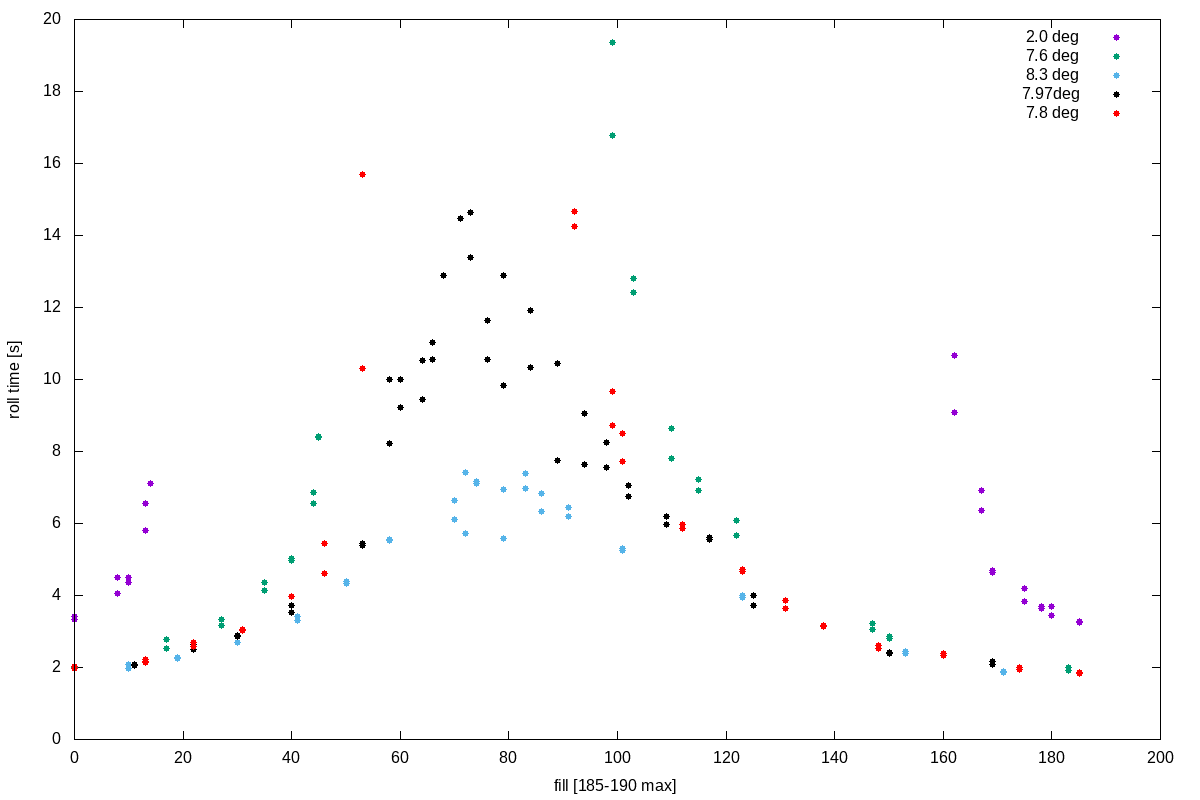

Write the gnuplot code that produced this figure.
#!/usr/bin/gnuplot -persist
#
#    
#    	G N U P L O T
#    	Version 5.2 patchlevel 6    last modified 2019-01-01 
#    
#    	Copyright (C) 1986-1993, 1998, 2004, 2007-2018
#    	Thomas Williams, Colin Kelley and many others
#    
#    	gnuplot home:     http://www.gnuplot.info
#    	faq, bugs, etc:   type "help FAQ"
#    	immediate help:   type "help"  (plot window: hit 'h')
# set terminal qt 0 font "Sans,9"
# set output
unset clip points
set clip one
unset clip two
set errorbars front 1.000000 
set border 31 front lt black linewidth 1.000 dashtype solid
set zdata 
set ydata 
set xdata 
set y2data 
set x2data 
set boxwidth
set style fill  empty border
set style rectangle back fc  bgnd fillstyle   solid 1.00 border lt -1
set style circle radius graph 0.02 
set style ellipse size graph 0.05, 0.03 angle 0 units xy
set dummy x, y
set format x "% h" 
set format y "% h" 
set format x2 "% h" 
set format y2 "% h" 
set format z "% h" 
set format cb "% h" 
set format r "% h" 
set ttics format "% h"
set timefmt "%d/%m/%y,%H:%M"
set angles radians
set tics back
unset grid
unset raxis
set theta counterclockwise right
set style parallel front  lt black linewidth 2.000 dashtype solid
set key title "" center
set key fixed right top vertical Right noreverse enhanced autotitle nobox
set key noinvert samplen 4 spacing 1 width 0 height 0 
set key maxcolumns 0 maxrows 0
set key noopaque
unset label
unset arrow
set style increment default
unset style line
unset style arrow
set style histogram clustered gap 2 title textcolor lt -1
unset object
set style textbox transparent margins  1.0,  1.0 border  lt -1 linewidth  1.0
set offsets 0, 0, 0, 0
set pointsize 1
set pointintervalbox 1
set encoding default
unset polar
unset parametric
unset decimalsign
unset micro
unset minussign
set view 60, 30, 1, 1
set view azimuth 0
set rgbmax 255
set samples 100, 100
set isosamples 10, 10
set surface 
unset contour
set cntrlabel  format '%8.3g' font '' start 5 interval 20
set mapping cartesian
set datafile separator whitespace
unset hidden3d
set cntrparam order 4
set cntrparam linear
set cntrparam levels auto 5 unsorted
set cntrparam firstlinetype 0
set cntrparam points 5
set size ratio 0 1,1
set origin 0,0
set style data points
set style function lines
unset xzeroaxis
unset yzeroaxis
unset zzeroaxis
unset x2zeroaxis
unset y2zeroaxis
set xyplane relative 0.5
set tics scale  1, 0.5, 1, 1, 1
set mxtics default
set mytics default
set mztics default
set mx2tics default
set my2tics default
set mcbtics default
set mrtics default
set nomttics
set xtics border in scale 1,0.5 mirror norotate  autojustify
set xtics  norangelimit autofreq 
set ytics border in scale 1,0.5 mirror norotate  autojustify
set ytics  norangelimit autofreq 
set ztics border in scale 1,0.5 nomirror norotate  autojustify
set ztics  norangelimit autofreq 
unset x2tics
unset y2tics
set cbtics border in scale 1,0.5 mirror norotate  autojustify
set cbtics  norangelimit autofreq 
set rtics axis in scale 1,0.5 nomirror norotate  autojustify
set rtics  norangelimit autofreq 
unset ttics
set title "" 
set title  font "" norotate
set timestamp bottom 
set timestamp "" 
set timestamp  font "" norotate
set trange [ * : * ] noreverse nowriteback
set urange [ * : * ] noreverse nowriteback
set vrange [ * : * ] noreverse nowriteback
set xlabel "fill [185-190 max]" 
set xlabel  font "" textcolor lt -1 norotate
set x2label "" 
set x2label  font "" textcolor lt -1 norotate
set xrange [ * : * ] noreverse writeback
set x2range [ * : * ] noreverse writeback
set ylabel "roll time [s]" 
set ylabel  font "" textcolor lt -1 rotate
set y2label "" 
set y2label  font "" textcolor lt -1 rotate
set yrange [ * : * ] noreverse writeback
set y2range [ * : * ] noreverse writeback
set zlabel "" 
set zlabel  font "" textcolor lt -1 norotate
set zrange [ * : * ] noreverse writeback
set cblabel "" 
set cblabel  font "" textcolor lt -1 rotate
set cbrange [ * : * ] noreverse writeback
set rlabel "" 
set rlabel  font "" textcolor lt -1 norotate
set rrange [ * : * ] noreverse writeback
unset logscale
unset jitter
set zero 1e-08
set lmargin  -1
set bmargin  -1
set rmargin  -1
set tmargin  -1
set locale "en_US.UTF-8"
set pm3d explicit at s
set pm3d scansautomatic
set pm3d interpolate 1,1 flush begin noftriangles noborder corners2color mean
set pm3d nolighting
set palette positive nops_allcF maxcolors 0 gamma 1.5 color model RGB 
set palette rgbformulae 7, 5, 15
set colorbox default
set colorbox vertical origin screen 0.9, 0.2 size screen 0.05, 0.6 front  noinvert bdefault
set style boxplot candles range  1.50 outliers pt 7 separation 1 labels auto unsorted
set loadpath 
set fontpath 
set psdir
set fit brief errorvariables nocovariancevariables errorscaling prescale nowrap v5
GNUTERM = "qt"
file2 = "data_03082020_chia2_0deg.dat"
file4 = "data_03072020_25mmChia4_4deg.dat"
file = "data_03072020.dat"
file10 = "data_03072020_25mmChia10deg.dat"
file5 = "data_03072020_25mmChia5_7deg.dat"
x = 0.0
file7 = "data_03082020_chia_7_6deg.dat"
file8 = "data_03082020_chia_8_3deg.dat"
file79 = "data_03082020_25mmChia7_97deg.dat"
file78 = "data_03082020_chia7_8deg.dat"
## Last datafile plotted: "data_03082020_chia7_8deg.dat"
plot file2 title '2.0 deg' pt 7,file7 title '7.6 deg' pt 7, file8 title '8.3 deg' pt 7,file79 pt 7 lc -1 title '7.97deg',file78 pt 7 lc rgb 'red' title '7.8 deg'
#    EOF
